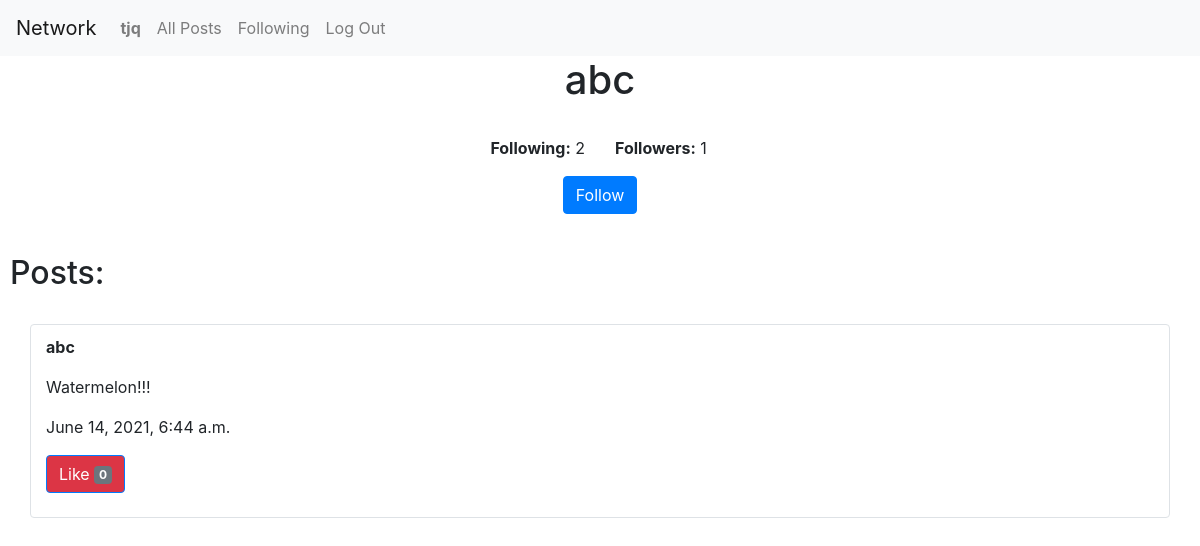
Screenshot of /abc (signed in) with the database file from the repository.
### network/models.py (models this page shows, shortened)
class User(AbstractUser):
    def __str__(self):
        return f"{self.username}"

class Follow(models.Model):
    user = models.ForeignKey(User, on_delete=models.CASCADE)
    following = models.IntegerField(default= 0)
    followers = models.IntegerField(default= 0)

class Following(models.Model):
    user = models.ForeignKey(User, on_delete=models.CASCADE, related_name="user")
    idol = models.ForeignKey(User, on_delete=models.CASCADE, related_name="idol")
    following = models.BooleanField(blank=False)

class Posts(models.Model):
    user = models.ForeignKey(User, on_delete=models.CASCADE)
    content = models.TextField(blank= False)
    time = models.DateTimeField(auto_now_add=True)
    likes = models.IntegerField(blank= False, default= 0)

### network/views.py (the view)
# urls.py: path("<str:user>", views.profile, name="profile")
@login_required(login_url="login")
def profile(request, user):
    user = User.objects.get(username=user)
    posts = Posts.objects.filter(user=user).all()
    posts = posts.order_by('time').reverse()
    if len(Follow.objects.filter(user=user).all()) == 0:
        temp = Follow.objects.create(user=user)
        temp.save()
    follows = Follow.objects.filter(user=user).all()
    if request.user != user:
        if len(Following.objects.filter(user=request.user, idol=user).all()) == 0:
            temp2 = Following.objects.create(user=request.user, idol=user, following=False)
            temp2.save()
    following = Following.objects.filter(user=request.user, idol=user).all()
    page_len = 1
    count = 0
    for i in posts:
        if count != 0:
            if count % 10 == 0:
                page_len += 1
        count += 1
    p = Paginator(posts, 10)
    temp_list = []
    for i in range(page_len):
        temp_page = p.get_page(i + 1)
        temp_list.append(temp_page.object_list)
    posts = temp_list[0]
    page_num = 1
    return render(request, "network/profile.html", {
        "posts": posts,
        "follows": follows,
        "following": following,
        "page_num": page_num,
        "page_len": page_len
    })

### network/templates/network/profile.html (shortened to what this page needs)
{% extends 'network/layout.html' %}
{% block body %}
    {% for follow in follows %}
        <h1 style="text-align:center;">{{follow.user}}</h1>
        <br>
        <div class= "container">
            <div class="row">
                <div class="col-6" style="text-align:right;">
                    <p><b>Following:</b> {{follow.following}}</p>
                </div>
                <div class="col-6">
                    <p><b>Followers:</b> {{follow.followers}}</p>
                </div>
            </div>
            <div class="row">
                <div class="col-12" style="text-align:center;">
                    {% if request.user != follow.user %}
                        {% for temp in following %}
                            {% if temp.following %}
                                <form action="{% url 'follow' %}" method="post">
                                    {% csrf_token %}
                                    <input type="hidden" name="idol" value="{{follow.user}}">
                                    <input type="hidden" name="follow_type" value="unfollow">
                                    <input type="submit" value="Unfollow" class="btn btn-primary mb-3">
                                </form>
                            {% else %}
                                <form action="{% url 'follow' %}" method="post">
                                    <input type="submit" value="Follow" class="btn btn-primary mb-3">
                                </form>
                            {% endif %}
                        {% endfor %}
                    {% endif %}
                </div>
            </div>
        </div>
    {% endfor %}
    <br>
    <h2>Posts: </h2>
    {% for post in posts %}
        <br>
        <div class= "container border rounded padding-top">
            <p><b>{{post.user}}</b></p>
            <p id="p{{post.id}}">{{post.content}}</p>
            <p>{{post.time}}</p>
            <button id="l{{post.id}}" name="likepost" value="{{post.id}}" type="button" class="btn btn-primary bg-danger">
                Like <span class="badge bg-secondary">{{post.likes}}</span>
            </button>
            <br></br>
        </div>
    {% endfor %}
{% endblock %}

### network/templates/network/layout.html (shortened to what this page needs)
{% load static %}
<!DOCTYPE html>
<html lang="en">
    <head>
        <link rel="stylesheet" href="https://stackpath.bootstrapcdn.com/bootstrap/4.4.1/css/bootstrap.min.css">
        <link href="{% static 'network/styles.css' %}" rel="stylesheet">
    </head>
    <body>
        <nav class="navbar navbar-expand-lg navbar-light bg-light">
            <a class="navbar-brand" href="#">Network</a>
            <div>
              <ul class="navbar-nav mr-auto">
                {% if user.is_authenticated %}
                    <li class="nav-item">
                        <a class="nav-link" href="{% url 'profile' user.username %}"><strong>{{ user.username }}</strong></a>
                    </li>
                {% endif %}
                <li class="nav-item">
                  <a class="nav-link" href="{% url 'index' %}">All Posts</a>
                </li>
                {% if user.is_authenticated %}
                    <li class="nav-item">
                        <a class="nav-link" href="{% url 'following' %}">Following</a>
                    </li>
                    <li class="nav-item">
                        <a class="nav-link" href="{% url 'logout' %}">Log Out</a>
                    </li>
                {% endif %}
              </ul>
            </div>
          </nav>
        <div class="body">
            {% block body %}
            {% endblock %}
        </div>
    </body>
</html>

### network/static/network/styles.css (style rules this page uses)
h2 { padding-left: 10px; }
.padding-top { padding-top: 10px; }

### rows the page displays
User: username "tjq"
Follow: user "abc", following "2", followers "1"
Posts: user "abc", content "Watermelon!!!", time "June 14, 2021, 6:44 a.m.", {{ post.id }} 33 (drawn), likes "0"
